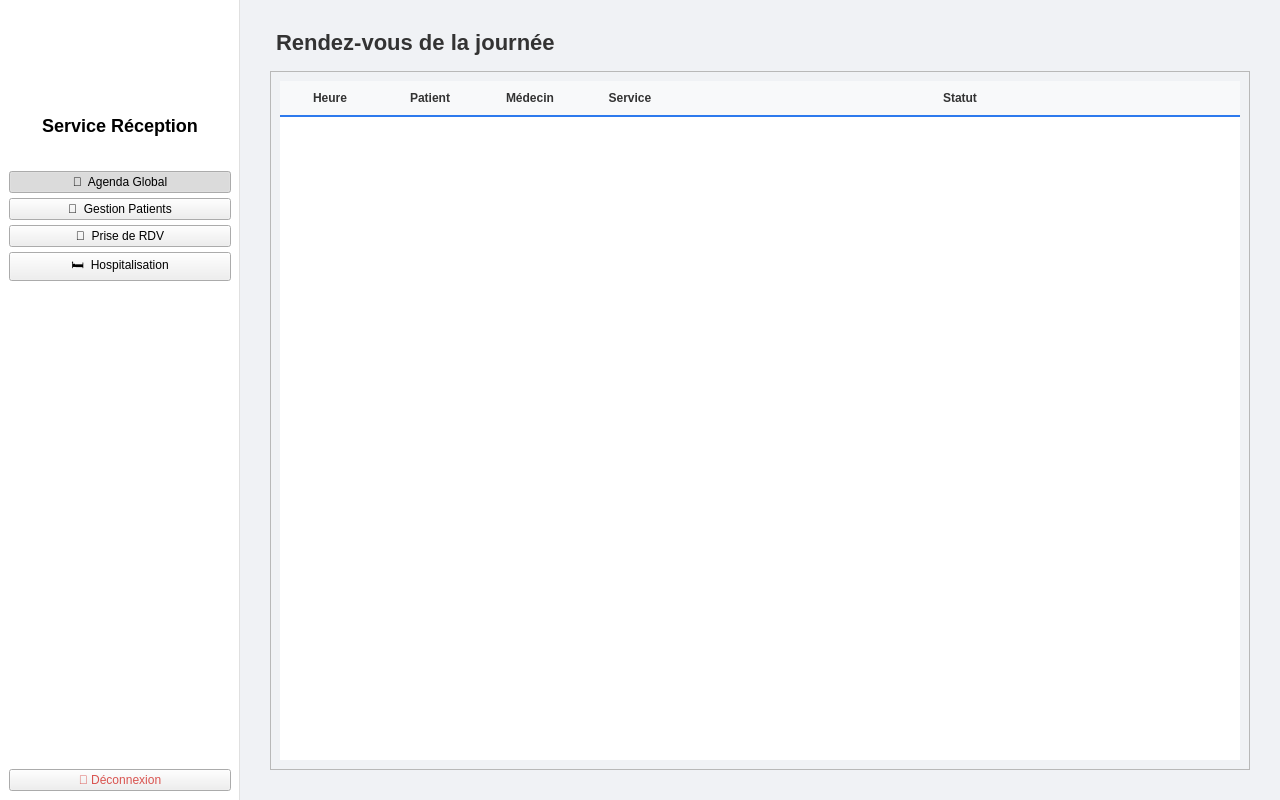
<?xml version="1.0" encoding="UTF-8"?>
<ui version="4.0">
 <class>ReceptionDashboard</class>
 <widget class="QMainWindow" name="ReceptionDashboard">
  <property name="geometry">
   <rect>
    <x>0</x>
    <y>0</y>
    <width>1280</width>
    <height>800</height>
   </rect>
  </property>
  <property name="windowTitle">
   <string>Espace Réception</string>
  </property>
  <property name="styleSheet">
   <string notr="true">/* --- STYLE GLOBAL --- */
QMainWindow { background-color: #f0f2f5; }
QWidget { font-family: &quot;Segoe UI&quot;, sans-serif; }

/* --- SIDEBAR --- */
QFrame#frame_sidebar { background-color: white; border-right: 1px solid #e0e0e0; }
QLabel#label_app_name { color: #2d7aed; font-weight: bold; font-size: 18px; padding: 5px; }
QLabel#label_role { color: #777; font-size: 13px; padding-bottom: 20px; font-weight: bold; }

/* BOUTONS SIDEBAR */
QPushButton[class=&quot;SidebarBtn&quot;] {
    text-align: left; padding: 12px 20px; border: none; background-color: transparent;
    font-size: 15px; color: #555; border-radius: 5px; margin: 4px 10px;
}
QPushButton[class=&quot;SidebarBtn&quot;]:hover { background-color: #f5f7fa; color: #2d7aed; }
QPushButton[class=&quot;SidebarBtn&quot;]:checked { background-color: #e6f0ff; color: #2d7aed; font-weight: bold; }

/* --- CONTENEURS --- */
QFrame[class=&quot;Card&quot;] { background-color: white; border-radius: 8px; border: 1px solid #dcdcdc; }

/* --- TABLEAU --- */
QTableWidget { 
    background-color: white; 
    border: none; 
    gridline-color: #f0f0f0; 
    selection-background-color: #e6f0ff; 
    selection-color: #2d7aed;
    color: #333333;
}

QHeaderView::section { 
    background-color: #f8f9fa; 
    padding: 8px; 
    border: none; 
    border-bottom: 2px solid #2d7aed; 
    font-weight: bold; 
    color: #333333;
}
</string>
  </property>
  <widget class="QWidget" name="centralwidget">
   <layout class="QHBoxLayout" name="horizontalLayout_main">
    <property name="spacing">
     <number>0</number>
    </property>
    <property name="leftMargin">
     <number>0</number>
    </property>
    <property name="topMargin">
     <number>0</number>
    </property>
    <property name="rightMargin">
     <number>0</number>
    </property>
    <property name="bottomMargin">
     <number>0</number>
    </property>
    <item>
     <widget class="QFrame" name="frame_sidebar">
      <property name="minimumSize">
       <size>
        <width>240</width>
        <height>0</height>
       </size>
      </property>
      <property name="maximumSize">
       <size>
        <width>240</width>
        <height>16777215</height>
       </size>
      </property>
      <property name="frameShape">
       <enum>QFrame::Shape::NoFrame</enum>
      </property>
      <layout class="QVBoxLayout" name="verticalLayout_sidebar">
       <property name="spacing">
        <number>5</number>
       </property>
       <property name="topMargin">
        <number>30</number>
       </property>
       <item alignment="Qt::AlignmentFlag::AlignHCenter">
        <widget class="QLabel" name="label_logo">
         <property name="minimumSize">
          <size>
           <width>70</width>
           <height>70</height>
          </size>
         </property>
         <property name="maximumSize">
          <size>
           <width>100</width>
           <height>100</height>
          </size>
         </property>
         <property name="text">
          <string/>
         </property>
         <property name="scaledContents">
          <bool>true</bool>
         </property>
         <property name="alignment">
          <set>Qt::AlignmentFlag::AlignCenter</set>
         </property>
        </widget>
       </item>
       <item>
        <widget class="QLabel" name="label_role">
         <property name="styleSheet">
          <string notr="true">color: #000; font-weight: bold; font-size: 18px; padding: 10px;</string>
         </property>
         <property name="text">
          <string>Service Réception</string>
         </property>
         <property name="alignment">
          <set>Qt::AlignmentFlag::AlignCenter</set>
         </property>
        </widget>
       </item>
       <item>
        <spacer name="verticalSpacer_top">
         <property name="orientation">
          <enum>Qt::Orientation::Vertical</enum>
         </property>
         <property name="sizeType">
          <enum>QSizePolicy::Policy::Fixed</enum>
         </property>
         <property name="sizeHint" stdset="0">
          <size>
           <width>20</width>
           <height>20</height>
          </size>
         </property>
        </spacer>
       </item>
       <item>
        <widget class="QPushButton" name="btn_nav_dashboard">
         <property name="text">
          <string>📅  Agenda Global</string>
         </property>
         <property name="checkable">
          <bool>true</bool>
         </property>
         <property name="checked">
          <bool>true</bool>
         </property>
         <property name="class" stdset="0">
          <string>SidebarBtn</string>
         </property>
        </widget>
       </item>
       <item>
        <widget class="QPushButton" name="btn_nav_patients">
         <property name="text">
          <string>👤  Gestion Patients</string>
         </property>
         <property name="checkable">
          <bool>true</bool>
         </property>
         <property name="class" stdset="0">
          <string>SidebarBtn</string>
         </property>
        </widget>
       </item>
       <item>
        <widget class="QPushButton" name="btn_nav_rdv">
         <property name="text">
          <string>📆  Prise de RDV</string>
         </property>
         <property name="checkable">
          <bool>true</bool>
         </property>
         <property name="class" stdset="0">
          <string>SidebarBtn</string>
         </property>
        </widget>
       </item>
       <item>
        <widget class="QPushButton" name="btn_nav_admissions">
         <property name="text">
          <string>🛏️  Hospitalisation</string>
         </property>
         <property name="checkable">
          <bool>true</bool>
         </property>
         <property name="class" stdset="0">
          <string>SidebarBtn</string>
         </property>
        </widget>
       </item>
       <item>
        <spacer name="verticalSpacer_bottom">
         <property name="orientation">
          <enum>Qt::Orientation::Vertical</enum>
         </property>
         <property name="sizeHint" stdset="0">
          <size>
           <width>20</width>
           <height>40</height>
          </size>
         </property>
        </spacer>
       </item>
       <item>
        <widget class="QPushButton" name="btn_logout">
         <property name="styleSheet">
          <string notr="true">color: #d9534f;</string>
         </property>
         <property name="text">
          <string>🚪 Déconnexion</string>
         </property>
         <property name="class" stdset="0">
          <string>SidebarBtn</string>
         </property>
        </widget>
       </item>
      </layout>
     </widget>
    </item>
    <item>
     <widget class="QStackedWidget" name="stackedWidget">
      <property name="currentIndex">
       <number>0</number>
      </property>
      <widget class="QWidget" name="page_agenda">
       <layout class="QVBoxLayout" name="verticalLayout_agenda">
        <property name="leftMargin">
         <number>30</number>
        </property>
        <property name="topMargin">
         <number>30</number>
        </property>
        <property name="rightMargin">
         <number>30</number>
        </property>
        <property name="bottomMargin">
         <number>30</number>
        </property>
        <item>
         <widget class="QLabel" name="label_title_agenda">
          <property name="styleSheet">
           <string notr="true">font-size: 22px; font-weight: bold; color: #333; margin-bottom: 10px;</string>
          </property>
          <property name="text">
           <string>Rendez-vous de la journée</string>
          </property>
         </widget>
        </item>
        <item>
         <widget class="QFrame" name="frame_agenda_list">
          <property name="frameShape">
           <enum>QFrame::Shape::StyledPanel</enum>
          </property>
          <property name="class" stdset="0">
           <string>Card</string>
          </property>
          <layout class="QVBoxLayout" name="verticalLayout_table">
           <item>
            <widget class="QTableWidget" name="table_global_agenda">
             <property name="alternatingRowColors">
              <bool>true</bool>
             </property>
             <property name="selectionBehavior">
              <enum>QAbstractItemView::SelectionBehavior::SelectRows</enum>
             </property>
             <attribute name="horizontalHeaderStretchLastSection">
              <bool>true</bool>
             </attribute>
             <attribute name="verticalHeaderVisible">
              <bool>false</bool>
             </attribute>
             <column>
              <property name="text">
               <string>Heure</string>
              </property>
             </column>
             <column>
              <property name="text">
               <string>Patient</string>
              </property>
             </column>
             <column>
              <property name="text">
               <string>Médecin</string>
              </property>
             </column>
             <column>
              <property name="text">
               <string>Service</string>
              </property>
             </column>
             <column>
              <property name="text">
               <string>Statut</string>
              </property>
             </column>
            </widget>
           </item>
          </layout>
         </widget>
        </item>
       </layout>
      </widget>
     </widget>
    </item>
   </layout>
  </widget>
 </widget>
 <resources/>
 <connections/>
</ui>
